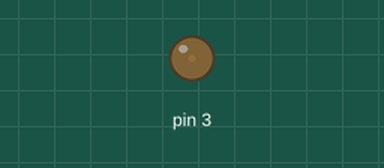
Recording of a sketch running on a simulated Arduino Uno, built with avr-gcc and run on an emulated ATmega328P. Parts: output pins drawn as LEDs (lit = HIGH).

Above: at 0.05 s.
At 2.3 s:
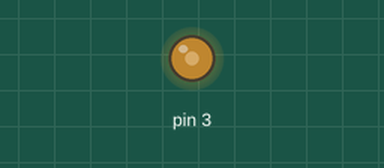
At 4.6 s:
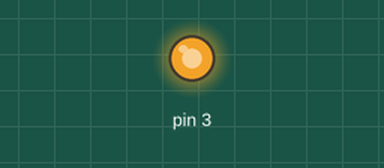
At 9.2 s:
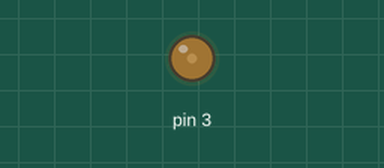
Timing chart, 0 to 13.3 s (numbered marks = the images above):
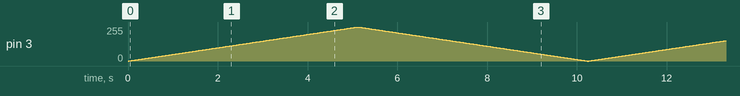

The sketch:

chapter4-list2.ino
```cpp
void setup() {
  pinMode(3, OUTPUT);
}

void loop() {
  for (int i = 0; i <= 255; i++) {
    analogWrite(3, i);
    delay(20);
  }

  for (int i = 0; i <= 255; i++) {
    analogWrite(3, 255 - i);
    delay(20);
  }
}
```
